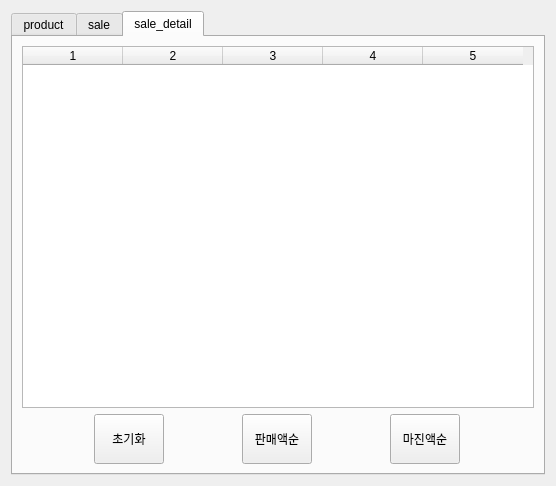
<?xml version="1.0" encoding="UTF-8"?>
<ui version="4.0">
 <class>Form</class>
 <widget class="QWidget" name="Form">
  <property name="geometry">
   <rect>
    <x>0</x>
    <y>0</y>
    <width>556</width>
    <height>486</height>
   </rect>
  </property>
  <property name="windowTitle">
   <string>Form</string>
  </property>
  <layout class="QGridLayout" name="gridLayout_2">
   <item row="0" column="0">
    <widget class="QTabWidget" name="tabWidget">
     <property name="styleSheet">
      <string notr="true"/>
     </property>
     <property name="currentIndex">
      <number>2</number>
     </property>
     <widget class="QWidget" name="tab">
      <attribute name="title">
       <string>product</string>
      </attribute>
      <layout class="QGridLayout" name="gridLayout">
       <item row="2" column="0">
        <layout class="QVBoxLayout" name="verticalLayout">
         <item>
          <layout class="QHBoxLayout" name="horizontalLayout_2">
           <item>
            <widget class="QLabel" name="label">
             <property name="minimumSize">
              <size>
               <width>60</width>
               <height>0</height>
              </size>
             </property>
             <property name="text">
              <string>code</string>
             </property>
             <property name="alignment">
              <set>Qt::AlignRight|Qt::AlignTrailing|Qt::AlignVCenter</set>
             </property>
            </widget>
           </item>
           <item>
            <widget class="QLineEdit" name="le_code"/>
           </item>
          </layout>
         </item>
         <item>
          <layout class="QHBoxLayout" name="horizontalLayout">
           <item>
            <widget class="QLabel" name="label_2">
             <property name="minimumSize">
              <size>
               <width>60</width>
               <height>0</height>
              </size>
             </property>
             <property name="text">
              <string>name</string>
             </property>
             <property name="alignment">
              <set>Qt::AlignRight|Qt::AlignTrailing|Qt::AlignVCenter</set>
             </property>
            </widget>
           </item>
           <item>
            <widget class="QLineEdit" name="le_name"/>
           </item>
          </layout>
         </item>
        </layout>
       </item>
       <item row="4" column="0">
        <widget class="QTableWidget" name="tableWidget">
         <property name="gridStyle">
          <enum>Qt::SolidLine</enum>
         </property>
         <property name="rowCount">
          <number>0</number>
         </property>
         <property name="columnCount">
          <number>2</number>
         </property>
         <attribute name="horizontalHeaderCascadingSectionResizes">
          <bool>false</bool>
         </attribute>
         <attribute name="horizontalHeaderShowSortIndicator" stdset="0">
          <bool>false</bool>
         </attribute>
         <attribute name="horizontalHeaderStretchLastSection">
          <bool>true</bool>
         </attribute>
         <attribute name="verticalHeaderCascadingSectionResizes">
          <bool>false</bool>
         </attribute>
         <attribute name="verticalHeaderStretchLastSection">
          <bool>false</bool>
         </attribute>
         <column/>
         <column/>
        </widget>
       </item>
       <item row="3" column="0">
        <layout class="QHBoxLayout" name="horizontalLayout_3">
         <item>
          <widget class="QPushButton" name="btn_init">
           <property name="text">
            <string>init</string>
           </property>
          </widget>
         </item>
         <item>
          <widget class="QPushButton" name="btn_insert">
           <property name="text">
            <string>insert</string>
           </property>
          </widget>
         </item>
         <item>
          <widget class="QPushButton" name="btn_update">
           <property name="text">
            <string>update</string>
           </property>
          </widget>
         </item>
         <item>
          <widget class="QPushButton" name="btn_delete">
           <property name="text">
            <string>delete</string>
           </property>
          </widget>
         </item>
        </layout>
       </item>
      </layout>
     </widget>
     <widget class="QWidget" name="tab_2">
      <attribute name="title">
       <string>sale</string>
      </attribute>
      <layout class="QGridLayout" name="gridLayout_3">
       <item row="0" column="0">
        <layout class="QVBoxLayout" name="verticalLayout_2">
         <item>
          <layout class="QHBoxLayout" name="horizontalLayout_5">
           <item>
            <widget class="QLabel" name="label_4">
             <property name="minimumSize">
              <size>
               <width>60</width>
               <height>0</height>
              </size>
             </property>
             <property name="text">
              <string>code</string>
             </property>
             <property name="alignment">
              <set>Qt::AlignRight|Qt::AlignTrailing|Qt::AlignVCenter</set>
             </property>
            </widget>
           </item>
           <item>
            <widget class="QLineEdit" name="le_code_2"/>
           </item>
          </layout>
         </item>
         <item>
          <layout class="QHBoxLayout" name="horizontalLayout_6">
           <item>
            <widget class="QLabel" name="label_5">
             <property name="minimumSize">
              <size>
               <width>60</width>
               <height>0</height>
              </size>
             </property>
             <property name="text">
              <string>price</string>
             </property>
             <property name="alignment">
              <set>Qt::AlignRight|Qt::AlignTrailing|Qt::AlignVCenter</set>
             </property>
            </widget>
           </item>
           <item>
            <widget class="QLineEdit" name="le_price"/>
           </item>
          </layout>
         </item>
         <item>
          <layout class="QHBoxLayout" name="horizontalLayout_7">
           <item>
            <widget class="QLabel" name="label_6">
             <property name="minimumSize">
              <size>
               <width>60</width>
               <height>0</height>
              </size>
             </property>
             <property name="text">
              <string>saleCnt</string>
             </property>
             <property name="alignment">
              <set>Qt::AlignRight|Qt::AlignTrailing|Qt::AlignVCenter</set>
             </property>
            </widget>
           </item>
           <item>
            <widget class="QLineEdit" name="le_saleCnt"/>
           </item>
          </layout>
         </item>
         <item>
          <layout class="QHBoxLayout" name="horizontalLayout_8">
           <item>
            <widget class="QLabel" name="label_7">
             <property name="minimumSize">
              <size>
               <width>60</width>
               <height>0</height>
              </size>
             </property>
             <property name="text">
              <string>marginRate</string>
             </property>
             <property name="alignment">
              <set>Qt::AlignRight|Qt::AlignTrailing|Qt::AlignVCenter</set>
             </property>
            </widget>
           </item>
           <item>
            <widget class="QLineEdit" name="le_marginRate"/>
           </item>
          </layout>
         </item>
        </layout>
       </item>
       <item row="2" column="0">
        <widget class="QTableWidget" name="tableWidget_2">
         <property name="gridStyle">
          <enum>Qt::SolidLine</enum>
         </property>
         <property name="rowCount">
          <number>0</number>
         </property>
         <property name="columnCount">
          <number>5</number>
         </property>
         <attribute name="horizontalHeaderCascadingSectionResizes">
          <bool>false</bool>
         </attribute>
         <attribute name="horizontalHeaderShowSortIndicator" stdset="0">
          <bool>false</bool>
         </attribute>
         <attribute name="horizontalHeaderStretchLastSection">
          <bool>true</bool>
         </attribute>
         <attribute name="verticalHeaderCascadingSectionResizes">
          <bool>false</bool>
         </attribute>
         <attribute name="verticalHeaderStretchLastSection">
          <bool>false</bool>
         </attribute>
         <column/>
         <column/>
         <column/>
         <column/>
         <column/>
        </widget>
       </item>
       <item row="1" column="0">
        <layout class="QHBoxLayout" name="horizontalLayout_9">
         <item>
          <widget class="QPushButton" name="btn_init_2">
           <property name="text">
            <string>init</string>
           </property>
          </widget>
         </item>
         <item>
          <widget class="QPushButton" name="btn_insert_2">
           <property name="text">
            <string>insert</string>
           </property>
          </widget>
         </item>
         <item>
          <widget class="QPushButton" name="btn_update_2">
           <property name="text">
            <string>update</string>
           </property>
          </widget>
         </item>
         <item>
          <widget class="QPushButton" name="btn_delete_2">
           <property name="text">
            <string>delete</string>
           </property>
          </widget>
         </item>
        </layout>
       </item>
      </layout>
     </widget>
     <widget class="QWidget" name="tab_3">
      <attribute name="title">
       <string>sale_detail</string>
      </attribute>
      <layout class="QGridLayout" name="gridLayout_4">
       <item row="0" column="0">
        <widget class="QTableWidget" name="tableWidget_3">
         <property name="columnCount">
          <number>5</number>
         </property>
         <column/>
         <column/>
         <column/>
         <column/>
         <column/>
        </widget>
       </item>
       <item row="1" column="0">
        <layout class="QHBoxLayout" name="horizontalLayout_4">
         <item>
          <widget class="QPushButton" name="btn_init_3">
           <property name="minimumSize">
            <size>
             <width>50</width>
             <height>50</height>
            </size>
           </property>
           <property name="maximumSize">
            <size>
             <width>70</width>
             <height>50</height>
            </size>
           </property>
           <property name="text">
            <string>초기화</string>
           </property>
          </widget>
         </item>
         <item>
          <widget class="QPushButton" name="btn_procedure">
           <property name="minimumSize">
            <size>
             <width>50</width>
             <height>50</height>
            </size>
           </property>
           <property name="maximumSize">
            <size>
             <width>70</width>
             <height>50</height>
            </size>
           </property>
           <property name="text">
            <string>판매액순</string>
           </property>
          </widget>
         </item>
         <item>
          <widget class="QPushButton" name="btn_procedure2">
           <property name="minimumSize">
            <size>
             <width>50</width>
             <height>50</height>
            </size>
           </property>
           <property name="maximumSize">
            <size>
             <width>70</width>
             <height>16777215</height>
            </size>
           </property>
           <property name="text">
            <string>마진액순</string>
           </property>
          </widget>
         </item>
        </layout>
       </item>
      </layout>
     </widget>
    </widget>
   </item>
  </layout>
 </widget>
 <resources/>
 <connections/>
</ui>
